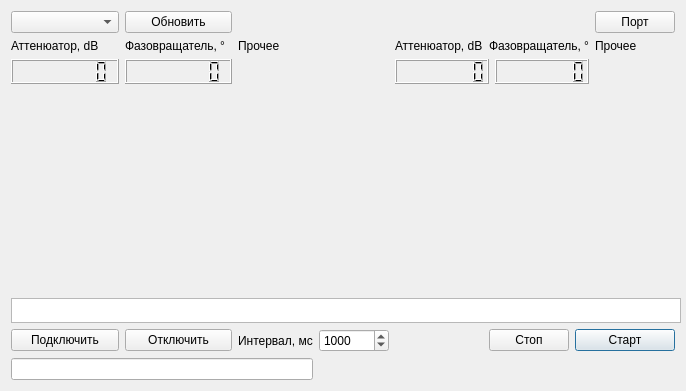
<?xml version="1.0" encoding="UTF-8"?>
<ui version="4.0">
 <class>quickSwitchMode1</class>
 <widget class="QDialog" name="quickSwitchMode1">
  <property name="geometry">
   <rect>
    <x>0</x>
    <y>0</y>
    <width>686</width>
    <height>391</height>
   </rect>
  </property>
  <property name="minimumSize">
   <size>
    <width>200</width>
    <height>0</height>
   </size>
  </property>
  <property name="windowTitle">
   <string>Dialog</string>
  </property>
  <layout class="QGridLayout" name="gridLayout">
   <item row="7" column="6">
    <spacer name="horizontalSpacer">
     <property name="orientation">
      <enum>Qt::Horizontal</enum>
     </property>
     <property name="sizeHint" stdset="0">
      <size>
       <width>40</width>
       <height>20</height>
      </size>
     </property>
    </spacer>
   </item>
   <item row="1" column="7">
    <widget class="QLabel" name="label_Att4">
     <property name="text">
      <string>Аттенюатор, dB</string>
     </property>
    </widget>
   </item>
   <item row="7" column="9" colspan="2">
    <widget class="QPushButton" name="sendButton">
     <property name="text">
      <string>Старт</string>
     </property>
    </widget>
   </item>
   <item row="1" column="10">
    <widget class="QLabel" name="label_Oth6">
     <property name="text">
      <string>Прочее</string>
     </property>
    </widget>
   </item>
   <item row="1" column="0">
    <widget class="QLabel" name="label_Att1">
     <property name="text">
      <string>Аттенюатор, dB</string>
     </property>
    </widget>
   </item>
   <item row="7" column="0">
    <widget class="QPushButton" name="connectButton">
     <property name="text">
      <string>Подключить</string>
     </property>
    </widget>
   </item>
   <item row="1" column="8" colspan="2">
    <widget class="QLabel" name="label_Fv5">
     <property name="text">
      <string>Фазовращатель, °</string>
     </property>
    </widget>
   </item>
   <item row="2" column="7">
    <layout class="QVBoxLayout" name="verticalLayoutAtt_2"/>
   </item>
   <item row="2" column="0">
    <layout class="QVBoxLayout" name="verticalLayoutAtt_1"/>
   </item>
   <item row="1" column="1">
    <widget class="QLabel" name="label_Fv2">
     <property name="text">
      <string>Фазовращатель, °</string>
     </property>
    </widget>
   </item>
   <item row="7" column="1">
    <widget class="QPushButton" name="disconnectButton">
     <property name="text">
      <string>Отключить</string>
     </property>
    </widget>
   </item>
   <item row="0" column="0" colspan="2">
    <layout class="QGridLayout" name="gridLayout_24">
     <item row="0" column="0">
      <widget class="QComboBox" name="comboBoxToolList">
       <property name="minimumSize">
        <size>
         <width>0</width>
         <height>0</height>
        </size>
       </property>
       <property name="layoutDirection">
        <enum>Qt::LeftToRight</enum>
       </property>
       <property name="insertPolicy">
        <enum>QComboBox::InsertAtBottom</enum>
       </property>
      </widget>
     </item>
     <item row="0" column="1">
      <widget class="QPushButton" name="pushButtonRefresh">
       <property name="minimumSize">
        <size>
         <width>0</width>
         <height>0</height>
        </size>
       </property>
       <property name="text">
        <string>Обновить</string>
       </property>
      </widget>
     </item>
    </layout>
   </item>
   <item row="2" column="1">
    <layout class="QVBoxLayout" name="verticalLayoutFv_1"/>
   </item>
   <item row="2" column="8" colspan="2">
    <layout class="QVBoxLayout" name="verticalLayoutFv_2"/>
   </item>
   <item row="2" column="10">
    <layout class="QVBoxLayout" name="verticalLayoutOther_2">
     <property name="sizeConstraint">
      <enum>QLayout::SetDefaultConstraint</enum>
     </property>
     <property name="rightMargin">
      <number>0</number>
     </property>
    </layout>
   </item>
   <item row="7" column="2">
    <widget class="QLabel" name="label">
     <property name="text">
      <string>Интервал, мс</string>
     </property>
    </widget>
   </item>
   <item row="3" column="0" colspan="2">
    <layout class="QGridLayout" name="gridLayout_22">
     <item row="0" column="1">
      <widget class="QLCDNumber" name="lcdNumber_12">
       <property name="minimumSize">
        <size>
         <width>0</width>
         <height>25</height>
        </size>
       </property>
       <property name="maximumSize">
        <size>
         <width>16777215</width>
         <height>30</height>
        </size>
       </property>
       <property name="sizeIncrement">
        <size>
         <width>0</width>
         <height>30</height>
        </size>
       </property>
       <property name="digitCount">
        <number>7</number>
       </property>
      </widget>
     </item>
     <item row="0" column="0">
      <widget class="QLCDNumber" name="lcdNumber_11">
       <property name="minimumSize">
        <size>
         <width>0</width>
         <height>25</height>
        </size>
       </property>
       <property name="maximumSize">
        <size>
         <width>16777215</width>
         <height>30</height>
        </size>
       </property>
       <property name="sizeIncrement">
        <size>
         <width>0</width>
         <height>30</height>
        </size>
       </property>
       <property name="smallDecimalPoint">
        <bool>false</bool>
       </property>
       <property name="digitCount">
        <number>7</number>
       </property>
       <property name="value" stdset="0">
        <double>0.000000000000000</double>
       </property>
      </widget>
     </item>
    </layout>
   </item>
   <item row="3" column="7" colspan="3">
    <layout class="QGridLayout" name="gridLayout_23">
     <item row="0" column="1">
      <widget class="QLCDNumber" name="lcdNumber_22">
       <property name="minimumSize">
        <size>
         <width>0</width>
         <height>25</height>
        </size>
       </property>
       <property name="maximumSize">
        <size>
         <width>16777215</width>
         <height>30</height>
        </size>
       </property>
       <property name="sizeIncrement">
        <size>
         <width>0</width>
         <height>30</height>
        </size>
       </property>
       <property name="digitCount">
        <number>7</number>
       </property>
      </widget>
     </item>
     <item row="0" column="0">
      <widget class="QLCDNumber" name="lcdNumber_21">
       <property name="minimumSize">
        <size>
         <width>0</width>
         <height>25</height>
        </size>
       </property>
       <property name="maximumSize">
        <size>
         <width>16777215</width>
         <height>30</height>
        </size>
       </property>
       <property name="sizeIncrement">
        <size>
         <width>0</width>
         <height>30</height>
        </size>
       </property>
       <property name="smallDecimalPoint">
        <bool>false</bool>
       </property>
       <property name="digitCount">
        <number>7</number>
       </property>
       <property name="value" stdset="0">
        <double>0.000000000000000</double>
       </property>
      </widget>
     </item>
    </layout>
   </item>
   <item row="2" column="2">
    <layout class="QVBoxLayout" name="verticalLayoutOther_1"/>
   </item>
   <item row="1" column="2">
    <widget class="QLabel" name="label_Oth3">
     <property name="text">
      <string>Прочее</string>
     </property>
    </widget>
   </item>
   <item row="7" column="8">
    <widget class="QPushButton" name="stopButton">
     <property name="text">
      <string>Стоп</string>
     </property>
    </widget>
   </item>
   <item row="7" column="5">
    <widget class="QSpinBox" name="spinBox">
     <property name="minimumSize">
      <size>
       <width>70</width>
       <height>0</height>
      </size>
     </property>
     <property name="maximum">
      <number>10000</number>
     </property>
     <property name="value">
      <number>1000</number>
     </property>
    </widget>
   </item>
   <item row="4" column="7">
    <spacer name="verticalSpacer">
     <property name="orientation">
      <enum>Qt::Vertical</enum>
     </property>
     <property name="sizeHint" stdset="0">
      <size>
       <width>20</width>
       <height>40</height>
      </size>
     </property>
    </spacer>
   </item>
   <item row="6" column="0" colspan="2">
    <widget class="QTextEdit" name="textEdit">
     <property name="minimumSize">
      <size>
       <width>670</width>
       <height>0</height>
      </size>
     </property>
     <property name="maximumSize">
      <size>
       <width>1000</width>
       <height>25</height>
      </size>
     </property>
    </widget>
   </item>
   <item row="8" column="0" colspan="3">
    <widget class="QLineEdit" name="lineEdit"/>
   </item>
   <item row="0" column="10">
    <widget class="QPushButton" name="PortButton">
     <property name="text">
      <string>Порт</string>
     </property>
    </widget>
   </item>
  </layout>
 </widget>
 <resources/>
 <connections/>
</ui>
